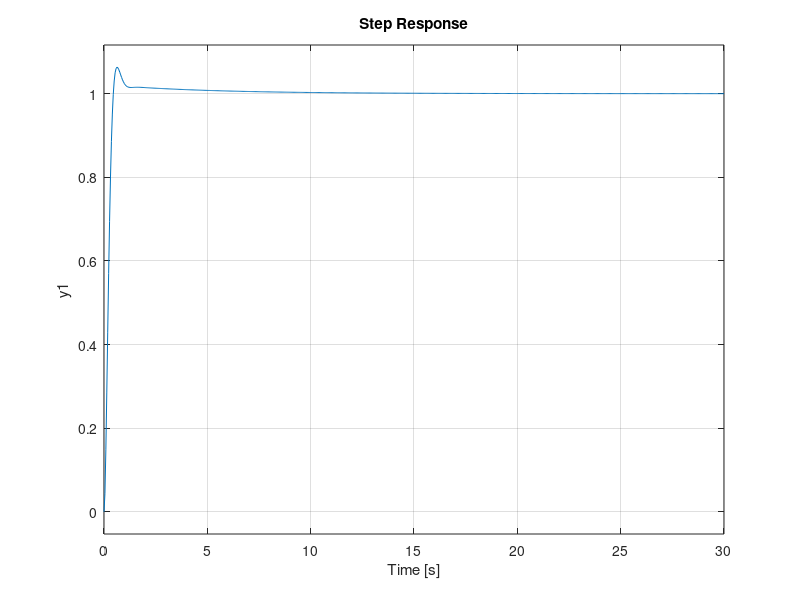
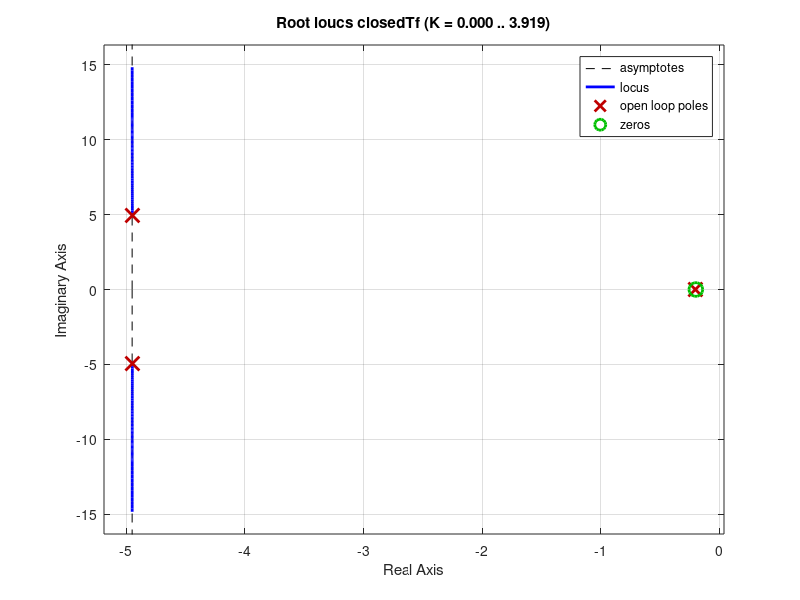

Recreate these plots in MATLAB, in order. (Note: this script raises an error after producing the figures.)
clear; clc

% plant transfer function
%GP = tf(25, [1, 10.1, 1])
GP = zpk([], [-0.1 -10], 25)

%% LINEAR CONTROLLER

% controlSystemDesigner(GP)
% With Control System Toolbox, interactively we found the configuration of
% the PI "k*(s+c)/s" controler to satisfy our design requirements:
% 1) Rise time < 0.6 seconds
% 2) Overshoot < 8%

% The configuration is saved to "dcControllerTuning.mat"
% Uncomment the following line to launch the toolbox with the configuration:
% controlSystemDesigner("dcControllerTuning.mat")

c = 0.2;
k = 2;

% controller transfer function
%GC = tf([k * 1, k * c], [1, 0])
GC = zpk(-c, 0, k)

% closed loop transfer function
closedTf = feedback(GP * GC, 1)

% plots
figure; step(closedTf)
figure; rlocus(closedTf)

%% FUZZY CONTROLLER

% Design fuzzy controller
fis = mamfis('AndMethod', "min", 'ImplicationMethod', "min", 'AggregationMethod', "max", 'DefuzzificationMethod', "centroid");

fis = addInput(fis, [-1 1], 'Name', "e", 'NumMFs', 7, 'MFType', "trimf");
fis = addInput(fis, [-1 1], 'Name', "De", 'NumMFs', 7, 'MFType', "trimf");
inputMfNames = ["NL", "NM", "NS", "ZR", "PS", "PM", "PL"];

middleNode = -1;
leftNode   = middleNode-0.5;
rightNode  = middleNode+0.5;
for index = 1:numel(inputMfNames)
    fis.Input(1).MembershipFunctions(index).Name = inputMfNames(index);
    fis.Input(1).MembershipFunctions(index).Parameters = [leftNode middleNode rightNode];
    fis.Input(2).MembershipFunctions(index).Name = inputMfNames(index);
    fis.Input(2).MembershipFunctions(index).Parameters = [leftNode middleNode rightNode];

    middleNode = middleNode + 1/3;
    leftNode   = middleNode-0.5;
    rightNode  = middleNode+0.5;
end

fis = addOutput(fis, [-1 1], 'Name', "Du", 'NumMFs', 9, 'MFType', "trimf");
outputMfNames = ["NV" inputMfNames "PV"];
zeroIdxOutputMf = 5;

middleNode = -1;
leftNode   = middleNode-3/8;
rightNode  = middleNode+3/8;
for index = 1:numel(outputMfNames)
    fis.Output(1).MembershipFunctions(index).Name = outputMfNames(index);
    fis.Output(1).MembershipFunctions(index).Parameters = [leftNode middleNode rightNode];

    middleNode = middleNode + 1/4;
    leftNode   = middleNode-3/8;
    rightNode  = middleNode+3/8;
end

figure
subplot(311); plotmf(fis, 'input', 1); title("Input e")
subplot(312); plotmf(fis, 'input', 2); title("Input De")
subplot(313); plotmf(fis, 'output', 1); title("Output Du")
sgtitle("Membership functions I/O")

% Rule base
rowDim = 7;
colDim = 7;
rules = strings(rowDim, colDim);

% iterate over array diagonally and fill the matrix based on Mc Vicar and Wheelan template
numDiagonals = 7;

for idxDiag = 1:numDiagonals
    rowIdx = idxDiag;

    for j = 1:numDiagonals - idxDiag+1

        if idxDiag == 1
            rules(rowIdx,j) = sprintf("e==%s & De==%s => Du=%s", inputMfNames(rowIdx), inputMfNames(j),"ZR");
        elseif idxDiag <= zeroIdxOutputMf-1
            rules(rowIdx, j) = sprintf("e==%s & De==%s => Du=%s", inputMfNames(rowIdx), inputMfNames(j), outputMfNames(zeroIdxOutputMf - idxDiag + 1));
            rules(j, rowIdx) = sprintf("e==%s & De==%s => Du=%s", inputMfNames(j), inputMfNames(rowIdx), outputMfNames(zeroIdxOutputMf + idxDiag - 1));
        else
            rules(rowIdx, j) = sprintf("e==%s & De==%s => Du=%s", inputMfNames(rowIdx), inputMfNames(j), "NV");
            rules(j, rowIdx) = sprintf("e==%s & De==%s => Du=%s", inputMfNames(j), inputMfNames(rowIdx), "PV");
        end

        rowIdx = rowIdx + 1;
    end

end

fis = addRule(fis,rules(:));
writeFIS(fis,"flc")

% GUI representation of fis object
% plotfis(fis)
% fuzzy(fis)

% Simulink closed loop unity negative feedback system
